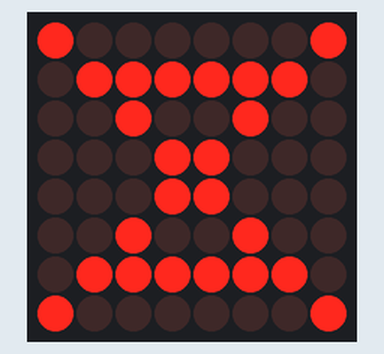
Simulated run of this sketch. Board: Arduino Uno, built with avr-gcc and run on an emulated ATmega328P. On the bench: 8×8 LED matrix.

Above: at 0.1 s.

The sketch:

8x8-Matrix_sketch_jul23a.ino
```cpp
#include <LedControl.h>
LedControl lc(4,8,7,1); // DataIn(DIN), Clock(CLK), ChipSelect(CS), No. of Devices
byte smiley[8] = {
  0b10000001,
  0b01111110,
  0b00100100,
  0b00011000,
  0b00011000,
  0b00100100,
  0b01111110,
  0b10000001
};

void setup() {
  // put your setup code here, to run once:
  lc.shutdown(0,false); // device address, Mac Default Wake up call, via FALSE
  lc.setIntensity(0,8); // device address, Intensity of Matrix Brightness (0-15)
  lc.clearDisplay(0); // clearing of display for device via id mention
}

void loop() {
  // put your main code here, to run repeatedly:
  for(int i=0; i<8; i++){
    lc.setRow(0,i,smiley[i]);
  }
}
```
